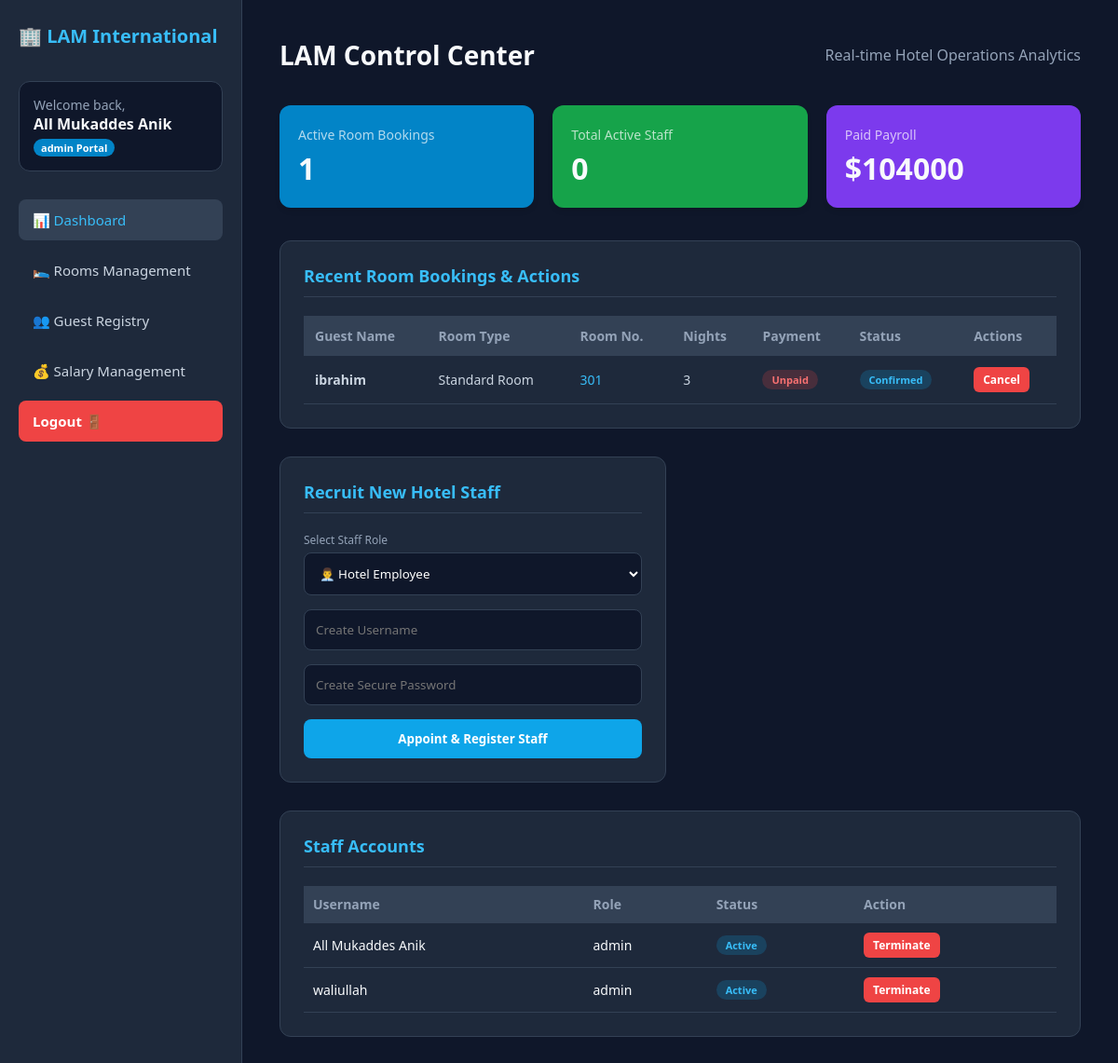
/dashboard (signed in), run on the app's committed database.
### tables this page shows
CREATE TABLE users (
            id INTEGER PRIMARY KEY AUTOINCREMENT,
            username TEXT UNIQUE,
            password TEXT,
            role TEXT,
            status TEXT DEFAULT 'Active'
        );

CREATE TABLE bookings (
            id INTEGER PRIMARY KEY AUTOINCREMENT,
            guest_name TEXT,
            room_type TEXT,
            room_number TEXT,
            nights INTEGER,
            payment_status TEXT DEFAULT 'Unpaid',
            status TEXT DEFAULT 'Confirmed'
        );

### app.py (the view, shortened to what this page needs)
@app.route('/dashboard', methods=['GET', 'POST'])
def dashboard():
    if 'staff_user' not in session:
        return redirect(url_for('staff_login'))
    conn = get_db_connection()
    cursor = conn.cursor()
    if request.method == 'POST' and 'terminate_id' in request.form:
        cursor.execute("UPDATE users SET status='Terminated' WHERE id=?", (request.form['terminate_id'],))
        conn.commit()
    if request.method == 'POST' and 'cancel_booking_id' in request.form:
        cursor.execute("UPDATE bookings SET status='Cancelled' WHERE id=?", (request.form['cancel_booking_id'],))
        conn.commit()
    cursor.execute("SELECT username, role, status, id FROM users WHERE role != 'MD' AND role != 'customer'")
    raw_staffs = cursor.fetchall()
    staffs = [{'username': s['username'], 'role': s['role'], 'status': s['status'], 'id': s['id']} for s in raw_staffs]
    cursor.execute("SELECT id, guest_name, room_type, room_number, nights, payment_status, status FROM bookings")
    raw_bookings = cursor.fetchall()
    bookings = [{'id': b['id'], 'guest_name': b['guest_name'], 'room_type': b['room_type'], 'room_number': b['room_number'], 'nights': b['nights'], 'payment_status': b['payment_status'], 'status': b['status']} for b in raw_bookings]
    cursor.execute("SELECT COUNT(*) AS total FROM bookings WHERE status='Confirmed'")
    active_count = cursor.fetchone()['total']
    cursor.execute("SELECT COUNT(*) AS total FROM users WHERE status='Active' AND role='employee'")
    emp_count = cursor.fetchone()['total']
    cursor.execute("SELECT SUM(basic_salary + bonus) AS total FROM payroll WHERE payment_status='Paid'")
    total_payroll_cost = cursor.fetchone()['total']
    if total_payroll_cost is None: total_payroll_cost = 0
    cursor.close()
    conn.close()
    return render_template('dashboard.html', staffs=staffs, bookings=bookings, active_count=active_count, emp_count=emp_count, total_payroll=total_payroll_cost)

### app.py (called while the page is built)
def get_db_connection():
    conn = sqlite3.connect(DATABASE_PATH)
    conn.row_factory = sqlite3.Row
    return conn

### templates/dashboard.html (shortened to what this page needs)
<!DOCTYPE html>
<html lang="en">
<head>
</head>
<body>
    <div class="sidebar">
        <div class="logo-section">🏢 LAM International</div>
        <div class="user-profile-box">
            <p>Welcome back,</p>
            <strong>{{ session['staff_user'] }}</strong><br>
            <span class="role-tag">{{ session['staff_role'] }} Portal</span>
        </div>
        <ul class="menu-list">
            <a class="menu-item active" href="/dashboard">📊 Dashboard</a>
            <a class="menu-item" href="/rooms">🛌 Rooms Management</a>
            <a class="menu-item" href="/guests">👥 Guest Registry</a>
            <a class="menu-item" href="/salary">💰 Salary Management</a>
            <a class="menu-item logout-btn" href="/logout">Logout 🚪</a>
        </ul>
    </div>
    <div class="main-content">
        <header>
            <h1>LAM Control Center</h1>
            <p style="color:#94a3b8;">Real-time Hotel Operations Analytics</p>
        </header>
        <div class="stats-grid">
            <div class="stat-card card-blue"><h3>Active Room Bookings</h3><div class="number">{{ active_count }}</div></div>
            <div class="stat-card card-green"><h3>Total Active Staff</h3><div class="number">{{ emp_count }}</div></div>
            <div class="stat-card card-purple"><h3>Paid Payroll</h3><div class="number">${{ total_payroll }}</div></div>
        </div>
        <div class="dashboard-grid">
            <div class="data-box" style="grid-column:span 2;">
                <h2>Recent Room Bookings & Actions</h2>
                <table class="custom-table">
                    <thead><tr><th>Guest Name</th><th>Room Type</th><th>Room No.</th><th>Nights</th><th>Payment</th><th>Status</th><th>Actions</th></tr></thead>
                    <tbody>
                    {% for booking in bookings %}
                        <tr>
                            <td><strong>{{ booking['guest_name'] }}</strong></td>
                            <td>{{ booking['room_type'] }}</td>
                            <td><span style="color:#38bdf8;">{{ booking['room_number'] }}</span></td>
                            <td>{{ booking['nights'] }}</td>
                            <td><span class="badge {% if booking['payment_status']=='Paid' %}badge-paid{% else %}badge-unpaid{% endif %}">{{ booking['payment_status'] }}</span></td>
                            <td><span class="badge {% if booking['status']=='Confirmed' %}badge-active{% else %}badge-cancel{% endif %}">{{ booking['status'] }}</span></td>
                            <td>
                                {% if booking['status']=='Confirmed' %}
                                <form method="POST" style="display:inline;"><input type="hidden" name="cancel_booking_id" value="{{ booking['id'] }}"><button type="submit" class="action-btn">Cancel</button></form>
                                {% else %}<span style="color:#64748b;font-size:12px;">None</span>{% endif %}
                            </td>
                        </tr>
                    {% else %}
                        <tr><td colspan="7" style="text-align:center;color:#94a3b8;">No bookings recorded in the system yet.</td></tr>
                    {% endfor %}
                    </tbody>
                </table>
            </div>
            {% if session['staff_role'] in ['MD','admin'] %}
            <div class="data-box">
                <h2>Recruit New Hotel Staff</h2>
                <form method="POST" class="staff-form">
                    <label style="font-size:12px;color:#94a3b8;display:block;margin-bottom:5px;">Select Staff Role</label>
                    <select name="role" required>
                        <option value="employee">👨‍💼 Hotel Employee</option>
                    </select>
                    <input type="text" name="username" placeholder="Create Username" required>
                    <input type="password" name="password" placeholder="Create Secure Password" required>
                    <button type="submit">Appoint & Register Staff</button>
                </form>
            </div>
            {% endif %}
            <div class="data-box" style="grid-column:span 2;">
                <h2>Staff Accounts</h2>
                <table class="staff-table">
                    <thead><tr><th>Username</th><th>Role</th><th>Status</th><th>Action</th></tr></thead>
                    <tbody>
                    {% for staff in staffs %}
                        <tr>
                            <td>{{ staff['username'] }}</td><td>{{ staff['role'] }}</td>
                            <td><span class="badge {% if staff['status']=='Active' %}badge-active{% else %}badge-term{% endif %}">{{ staff['status'] }}</span></td>
                            <td>
                                {% if staff['status']=='Active' %}
                                <form method="POST"><input type="hidden" name="terminate_id" value="{{ staff['id'] }}"><button class="action-btn" type="submit">Terminate</button></form>
                                {% else %}<span style="color:#64748b;font-size:12px;">Terminated</span>{% endif %}
                            </td>
                        </tr>
                    {% else %}
                        <tr><td colspan="4" style="text-align:center;color:#94a3b8;">No staff accounts found.</td></tr>
                    {% endfor %}
                    </tbody>
                </table>
            </div>
        </div>
    </div>
</body>
</html>

### templates/dashboard.html (style rules this page uses)
* { margin:0; padding:0; box-sizing:border-box; font-family:'Segoe UI',Tahoma,Geneva,Verdana,sans-serif; }
body { display:flex; background:#0f172a; color:#f8fafc; min-height:100vh; }
.sidebar { width:260px; background:#1e293b; padding:25px 20px; display:flex; flex-direction:column; border-right:1px solid #334155; }
.logo-section { display:flex; align-items:center; gap:10px; margin-bottom:35px; font-size:20px; font-weight:700; color:#38bdf8; }
.user-profile-box { background:#0f172a; padding:15px; border-radius:12px; margin-bottom:30px; border:1px solid #334155; }
.user-profile-box p { font-size:14px; color:#94a3b8; }
.user-profile-box strong { color:#f8fafc; font-size:16px; }
.role-tag { display:inline-block; background:#0284c7; color:white; font-size:11px; padding:2px 8px; border-radius:20px; margin-top:5px; font-weight:600; }
.menu-list { list-style:none; display:flex; flex-direction:column; gap:10px; }
.menu-item { padding:12px 15px; border-radius:8px; color:#cbd5e1; text-decoration:none; display:flex; align-items:center; gap:12px; font-size:15px; cursor:pointer; transition:.2s; }
.menu-item:hover, .menu-item.active { background:#334155; color:#38bdf8; }
.logout-btn { margin-top:auto; background:#ef4444; color:white; text-align:center; font-weight:600; }
.main-content { flex:1; padding:40px; overflow-y:auto; }
header { display:flex; justify-content:space-between; align-items:center; margin-bottom:35px; gap:20px; }
header h1 { font-size:28px; font-weight:600; }
.stats-grid { display:grid; grid-template-columns:repeat(auto-fit,minmax(220px,1fr)); gap:20px; margin-bottom:35px; }
.stat-card { padding:20px; border-radius:12px; display:flex; flex-direction:column; justify-content:center; min-height:110px; box-shadow:0 4px 6px -1px rgba(0,0,0,.1); }
.stat-card h3 { font-size:14px; font-weight:500; color:rgba(255,255,255,.7); margin-bottom:5px; }
.stat-card .number { font-size:32px; font-weight:700; }
.card-blue { background:#0284c7; }
.card-green { background:#16a34a; }
.card-purple { background:#7c3aed; }
.dashboard-grid { display:grid; grid-template-columns:repeat(auto-fit,minmax(400px,1fr)); gap:30px; }
.data-box { background:#1e293b; padding:25px; border-radius:12px; border:1px solid #334155; overflow:auto; }
.data-box h2 { font-size:18px; font-weight:600; margin-bottom:20px; border-bottom:1px solid #334155; padding-bottom:10px; color:#38bdf8; }
.staff-form input,.staff-form select { width:100%; padding:12px; margin-bottom:15px; background:#0f172a; border:1px solid #334155; border-radius:8px; color:white; outline:none; }
.staff-form button { width:100%; padding:12px; background:#0ea5e9; border:none; border-radius:8px; color:white; font-weight:600; cursor:pointer; }
.custom-table { width:100%; border-collapse:collapse; text-align:left; margin-top:10px; font-size:14px; min-width:760px; }
.custom-table th { padding:12px; background:#334155; color:#94a3b8; font-weight:600; }
.custom-table td { padding:12px; border-bottom:1px solid #334155; color:#cbd5e1; }
.badge { padding:3px 10px; border-radius:12px; font-size:11px; font-weight:600; display:inline-block; }
.badge-unpaid { background:rgba(239,68,68,.2); color:#f87171; }
.badge-active { background:rgba(14,165,233,.2); color:#38bdf8; }
.action-btn { background:#ef4444; border:none; color:white; padding:5px 10px; border-radius:6px; font-size:12px; cursor:pointer; font-weight:600; }
.staff-table { width:100%; border-collapse:collapse; font-size:14px; min-width:560px; }
.staff-table th,.staff-table td { padding:10px; border-bottom:1px solid #334155; text-align:left; }
.staff-table th { color:#94a3b8; background:#334155; }

### data on the page
users: staff_user "All Mukaddes Anik", username "All Mukaddes Anik", role "admin", status "Active"
bookings: guest_name "ibrahim", room_type "Standard Room", room_number "301", nights "3", payment_status "Unpaid", status "Confirmed"
users: username "waliullah", role "admin", status "Active"

### other printed values
{{ session['staff_role'] }} "admin"
{{ active_count }} "1"
{{ emp_count }} "0"
{{ total_payroll }} "104000"
